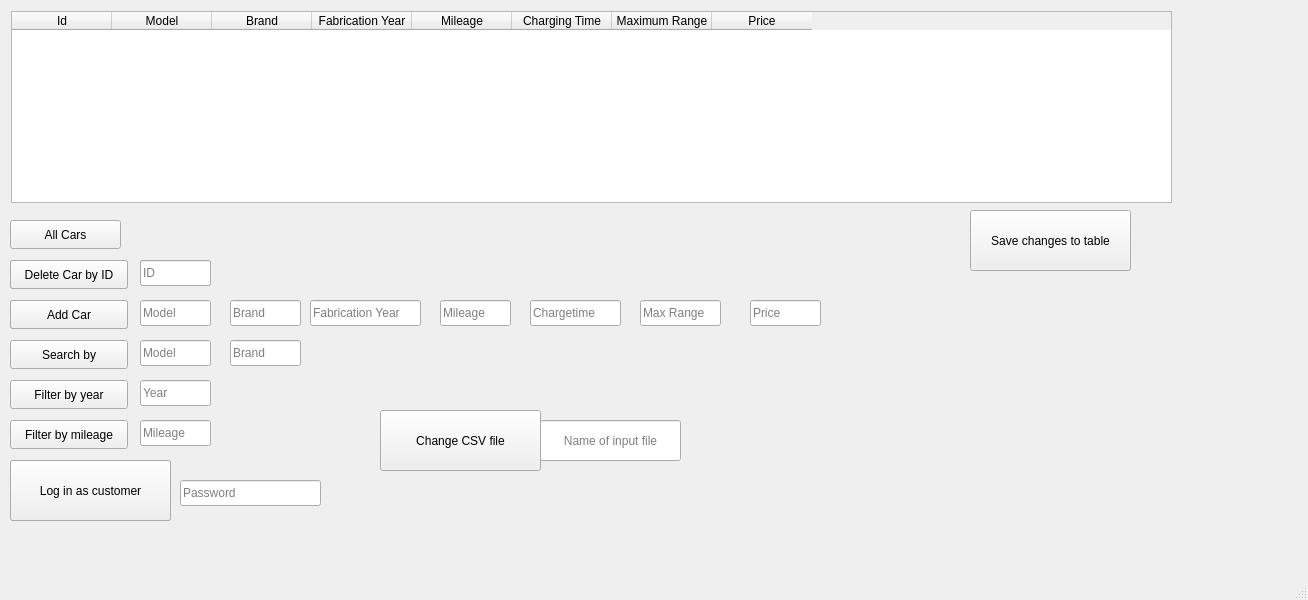
<?xml version="1.0" encoding="UTF-8"?>
<ui version="4.0">
 <class>MainWindow</class>
 <widget class="QMainWindow" name="MainWindow">
  <property name="geometry">
   <rect>
    <x>0</x>
    <y>0</y>
    <width>1308</width>
    <height>600</height>
   </rect>
  </property>
  <property name="windowTitle">
   <string>MainWindow</string>
  </property>
  <widget class="QWidget" name="centralwidget">
   <widget class="QTableWidget" name="tableWidget">
    <property name="geometry">
     <rect>
      <x>11</x>
      <y>11</y>
      <width>1161</width>
      <height>192</height>
     </rect>
    </property>
    <property name="tabletTracking">
     <bool>false</bool>
    </property>
    <property name="acceptDrops">
     <bool>false</bool>
    </property>
    <property name="toolTip">
     <string/>
    </property>
    <property name="statusTip">
     <string notr="true"/>
    </property>
    <property name="whatsThis">
     <string notr="true"/>
    </property>
    <property name="accessibleName">
     <string notr="true"/>
    </property>
    <property name="accessibleDescription">
     <string notr="true"/>
    </property>
    <property name="editTriggers">
     <set>QAbstractItemView::NoEditTriggers</set>
    </property>
    <property name="dragDropOverwriteMode">
     <bool>true</bool>
    </property>
    <property name="selectionMode">
     <enum>QAbstractItemView::NoSelection</enum>
    </property>
    <property name="selectionBehavior">
     <enum>QAbstractItemView::SelectRows</enum>
    </property>
    <column>
     <property name="text">
      <string notr="true">Id</string>
     </property>
    </column>
    <column>
     <property name="text">
      <string>Model</string>
     </property>
    </column>
    <column>
     <property name="text">
      <string>Brand</string>
     </property>
    </column>
    <column>
     <property name="text">
      <string>Fabrication Year</string>
     </property>
    </column>
    <column>
     <property name="text">
      <string>Mileage</string>
     </property>
     <property name="whatsThis">
      <string notr="true"/>
     </property>
    </column>
    <column>
     <property name="text">
      <string>Charging Time</string>
     </property>
    </column>
    <column>
     <property name="text">
      <string>Maximum Range</string>
     </property>
    </column>
    <column>
     <property name="text">
      <string>Price</string>
     </property>
    </column>
   </widget>
   <widget class="QLineEdit" name="delete_id">
    <property name="geometry">
     <rect>
      <x>140</x>
      <y>260</y>
      <width>71</width>
      <height>26</height>
     </rect>
    </property>
    <property name="autoFillBackground">
     <bool>false</bool>
    </property>
    <property name="placeholderText">
     <string>ID</string>
    </property>
   </widget>
   <widget class="QPushButton" name="DeleteButton">
    <property name="geometry">
     <rect>
      <x>10</x>
      <y>260</y>
      <width>118</width>
      <height>29</height>
     </rect>
    </property>
    <property name="text">
     <string>Delete Car by ID</string>
    </property>
   </widget>
   <widget class="QPushButton" name="AllCars_3">
    <property name="geometry">
     <rect>
      <x>10</x>
      <y>220</y>
      <width>111</width>
      <height>29</height>
     </rect>
    </property>
    <property name="text">
     <string>All Cars</string>
    </property>
   </widget>
   <widget class="QPushButton" name="pushButton_2">
    <property name="geometry">
     <rect>
      <x>10</x>
      <y>300</y>
      <width>118</width>
      <height>29</height>
     </rect>
    </property>
    <property name="text">
     <string>Add Car</string>
    </property>
   </widget>
   <widget class="QLineEdit" name="Model">
    <property name="geometry">
     <rect>
      <x>140</x>
      <y>300</y>
      <width>71</width>
      <height>26</height>
     </rect>
    </property>
    <property name="autoFillBackground">
     <bool>false</bool>
    </property>
    <property name="placeholderText">
     <string>Model</string>
    </property>
   </widget>
   <widget class="QLineEdit" name="Brand">
    <property name="geometry">
     <rect>
      <x>230</x>
      <y>300</y>
      <width>71</width>
      <height>26</height>
     </rect>
    </property>
    <property name="autoFillBackground">
     <bool>false</bool>
    </property>
    <property name="placeholderText">
     <string>Brand</string>
    </property>
   </widget>
   <widget class="QLineEdit" name="FabricationYear">
    <property name="geometry">
     <rect>
      <x>310</x>
      <y>300</y>
      <width>111</width>
      <height>26</height>
     </rect>
    </property>
    <property name="autoFillBackground">
     <bool>false</bool>
    </property>
    <property name="placeholderText">
     <string>Fabrication Year</string>
    </property>
   </widget>
   <widget class="QLineEdit" name="Mileage">
    <property name="geometry">
     <rect>
      <x>440</x>
      <y>300</y>
      <width>71</width>
      <height>26</height>
     </rect>
    </property>
    <property name="autoFillBackground">
     <bool>false</bool>
    </property>
    <property name="placeholderText">
     <string>Mileage</string>
    </property>
   </widget>
   <widget class="QLineEdit" name="Chargetime">
    <property name="geometry">
     <rect>
      <x>530</x>
      <y>300</y>
      <width>91</width>
      <height>26</height>
     </rect>
    </property>
    <property name="autoFillBackground">
     <bool>false</bool>
    </property>
    <property name="placeholderText">
     <string>Chargetime</string>
    </property>
   </widget>
   <widget class="QLineEdit" name="Maxrange">
    <property name="geometry">
     <rect>
      <x>640</x>
      <y>300</y>
      <width>81</width>
      <height>26</height>
     </rect>
    </property>
    <property name="autoFillBackground">
     <bool>false</bool>
    </property>
    <property name="placeholderText">
     <string>Max Range</string>
    </property>
   </widget>
   <widget class="QLineEdit" name="Price">
    <property name="geometry">
     <rect>
      <x>750</x>
      <y>300</y>
      <width>71</width>
      <height>26</height>
     </rect>
    </property>
    <property name="autoFillBackground">
     <bool>false</bool>
    </property>
    <property name="placeholderText">
     <string>Price</string>
    </property>
   </widget>
   <widget class="QLineEdit" name="Brand_filter">
    <property name="geometry">
     <rect>
      <x>230</x>
      <y>340</y>
      <width>71</width>
      <height>26</height>
     </rect>
    </property>
    <property name="autoFillBackground">
     <bool>false</bool>
    </property>
    <property name="placeholderText">
     <string>Brand</string>
    </property>
   </widget>
   <widget class="QLineEdit" name="Model_filter">
    <property name="geometry">
     <rect>
      <x>140</x>
      <y>340</y>
      <width>71</width>
      <height>26</height>
     </rect>
    </property>
    <property name="autoFillBackground">
     <bool>false</bool>
    </property>
    <property name="placeholderText">
     <string>Model</string>
    </property>
   </widget>
   <widget class="QPushButton" name="Mark_brand_button">
    <property name="geometry">
     <rect>
      <x>10</x>
      <y>340</y>
      <width>118</width>
      <height>29</height>
     </rect>
    </property>
    <property name="text">
     <string>Search by</string>
    </property>
   </widget>
   <widget class="QPushButton" name="Year_button">
    <property name="geometry">
     <rect>
      <x>10</x>
      <y>380</y>
      <width>118</width>
      <height>29</height>
     </rect>
    </property>
    <property name="text">
     <string>Filter by year</string>
    </property>
   </widget>
   <widget class="QLineEdit" name="Year_filter">
    <property name="geometry">
     <rect>
      <x>140</x>
      <y>380</y>
      <width>71</width>
      <height>26</height>
     </rect>
    </property>
    <property name="autoFillBackground">
     <bool>false</bool>
    </property>
    <property name="placeholderText">
     <string>Year</string>
    </property>
   </widget>
   <widget class="QLineEdit" name="Mileage_filter">
    <property name="geometry">
     <rect>
      <x>140</x>
      <y>420</y>
      <width>71</width>
      <height>26</height>
     </rect>
    </property>
    <property name="autoFillBackground">
     <bool>false</bool>
    </property>
    <property name="text">
     <string/>
    </property>
    <property name="placeholderText">
     <string>Mileage</string>
    </property>
   </widget>
   <widget class="QPushButton" name="Mileage_button">
    <property name="geometry">
     <rect>
      <x>10</x>
      <y>420</y>
      <width>118</width>
      <height>29</height>
     </rect>
    </property>
    <property name="text">
     <string>Filter by mileage</string>
    </property>
   </widget>
   <widget class="QPushButton" name="Customer_button">
    <property name="geometry">
     <rect>
      <x>10</x>
      <y>460</y>
      <width>161</width>
      <height>61</height>
     </rect>
    </property>
    <property name="text">
     <string>Log in as customer</string>
    </property>
   </widget>
   <widget class="QLineEdit" name="Password_field">
    <property name="geometry">
     <rect>
      <x>180</x>
      <y>480</y>
      <width>141</width>
      <height>26</height>
     </rect>
    </property>
    <property name="inputMask">
     <string/>
    </property>
    <property name="placeholderText">
     <string>Password</string>
    </property>
   </widget>
   <widget class="QPushButton" name="Add_favourite">
    <property name="geometry">
     <rect>
      <x>10</x>
      <y>260</y>
      <width>118</width>
      <height>29</height>
     </rect>
    </property>
    <property name="text">
     <string>Add favourite</string>
    </property>
   </widget>
   <widget class="QPushButton" name="Show_favourites">
    <property name="geometry">
     <rect>
      <x>10</x>
      <y>300</y>
      <width>118</width>
      <height>29</height>
     </rect>
    </property>
    <property name="text">
     <string>Show favourites</string>
    </property>
   </widget>
   <widget class="QLineEdit" name="favourite_id">
    <property name="geometry">
     <rect>
      <x>140</x>
      <y>260</y>
      <width>71</width>
      <height>26</height>
     </rect>
    </property>
    <property name="autoFillBackground">
     <bool>false</bool>
    </property>
    <property name="placeholderText">
     <string>ID</string>
    </property>
   </widget>
   <widget class="QPushButton" name="Manager_button">
    <property name="geometry">
     <rect>
      <x>10</x>
      <y>460</y>
      <width>161</width>
      <height>61</height>
     </rect>
    </property>
    <property name="text">
     <string>Log in as manager</string>
    </property>
   </widget>
   <widget class="QLineEdit" name="Filename">
    <property name="geometry">
     <rect>
      <x>540</x>
      <y>420</y>
      <width>141</width>
      <height>41</height>
     </rect>
    </property>
    <property name="alignment">
     <set>Qt::AlignCenter</set>
    </property>
    <property name="placeholderText">
     <string>Name of input file</string>
    </property>
   </widget>
   <widget class="QPushButton" name="File_button">
    <property name="geometry">
     <rect>
      <x>380</x>
      <y>410</y>
      <width>161</width>
      <height>61</height>
     </rect>
    </property>
    <property name="text">
     <string>Change CSV file</string>
    </property>
   </widget>
   <widget class="QPushButton" name="Save_changes">
    <property name="geometry">
     <rect>
      <x>970</x>
      <y>210</y>
      <width>161</width>
      <height>61</height>
     </rect>
    </property>
    <property name="text">
     <string>Save changes to table</string>
    </property>
   </widget>
   <zorder>favourite_id</zorder>
   <zorder>Manager_button</zorder>
   <zorder>Show_favourites</zorder>
   <zorder>Add_favourite</zorder>
   <zorder>Customer_button</zorder>
   <zorder>FabricationYear</zorder>
   <zorder>delete_id</zorder>
   <zorder>Price</zorder>
   <zorder>Model</zorder>
   <zorder>Brand</zorder>
   <zorder>Maxrange</zorder>
   <zorder>Chargetime</zorder>
   <zorder>Mileage</zorder>
   <zorder>DeleteButton</zorder>
   <zorder>pushButton_2</zorder>
   <zorder>tableWidget</zorder>
   <zorder>AllCars_3</zorder>
   <zorder>Brand_filter</zorder>
   <zorder>Model_filter</zorder>
   <zorder>Mark_brand_button</zorder>
   <zorder>Year_button</zorder>
   <zorder>Year_filter</zorder>
   <zorder>Mileage_filter</zorder>
   <zorder>Mileage_button</zorder>
   <zorder>Password_field</zorder>
   <zorder>Filename</zorder>
   <zorder>File_button</zorder>
   <zorder>Save_changes</zorder>
  </widget>
  <widget class="QMenuBar" name="menubar">
   <property name="geometry">
    <rect>
     <x>0</x>
     <y>0</y>
     <width>1308</width>
     <height>25</height>
    </rect>
   </property>
  </widget>
  <widget class="QStatusBar" name="statusbar"/>
 </widget>
 <resources/>
 <connections/>
</ui>
